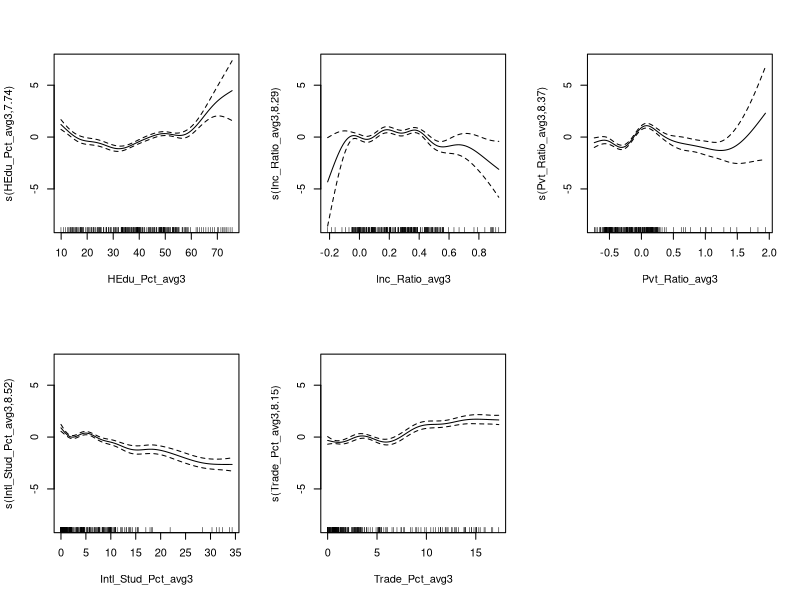
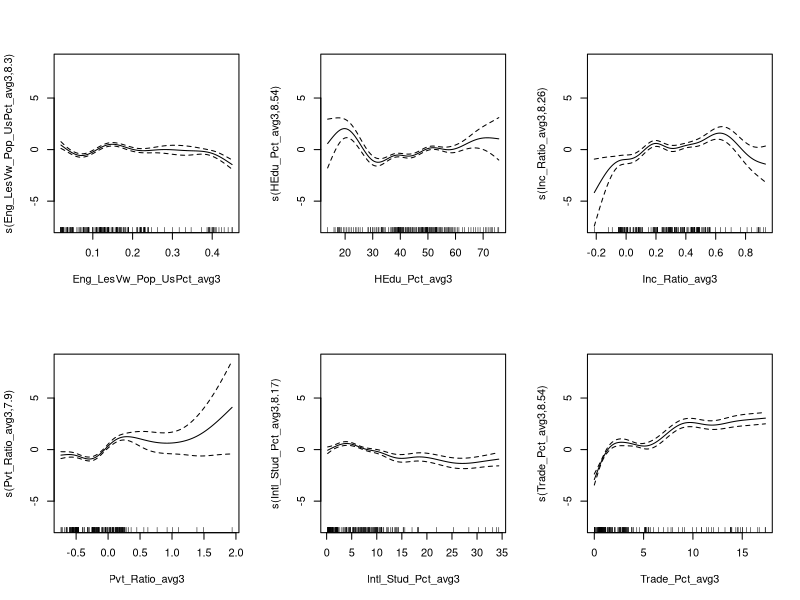
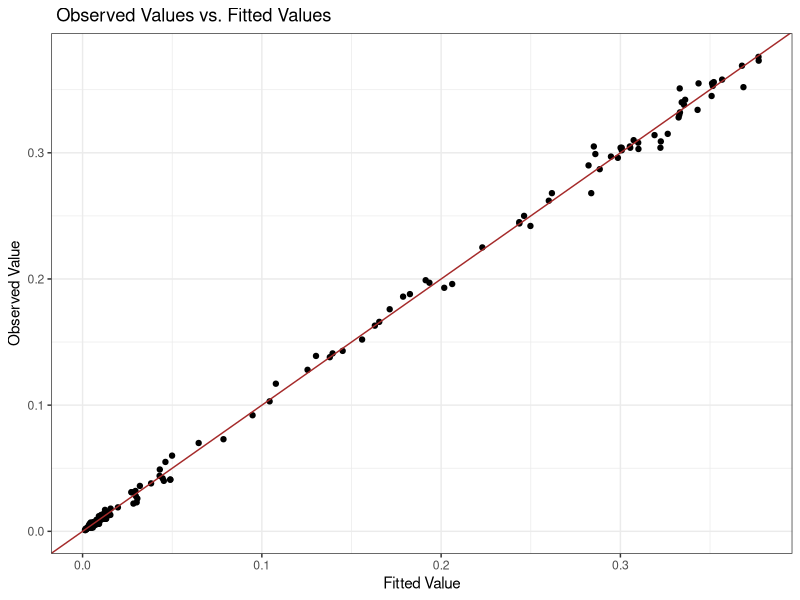
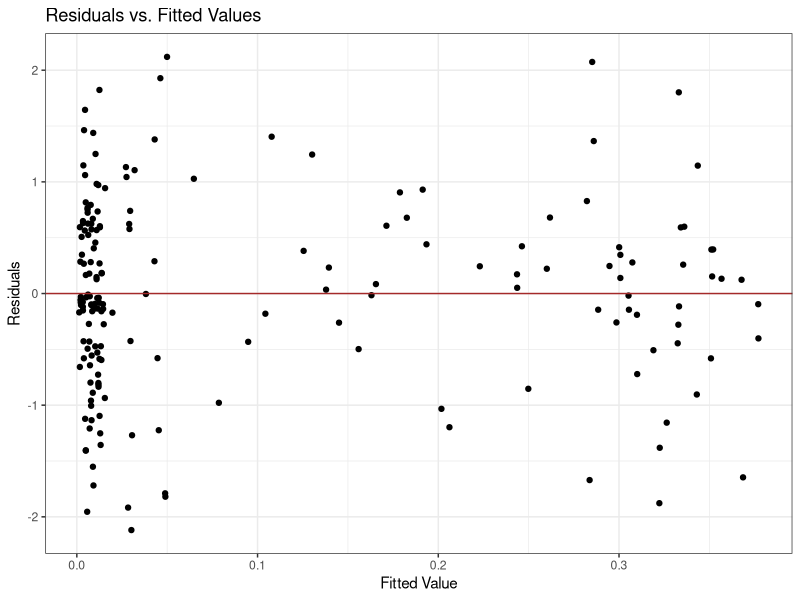
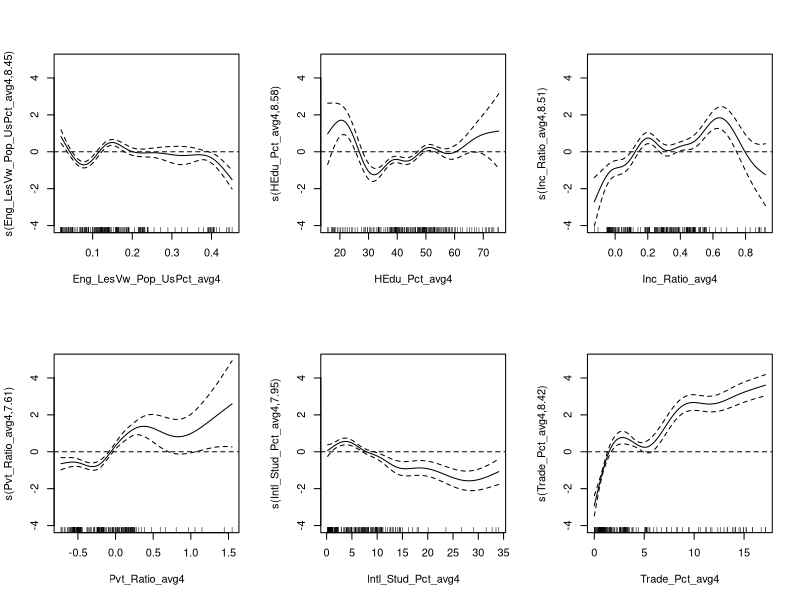
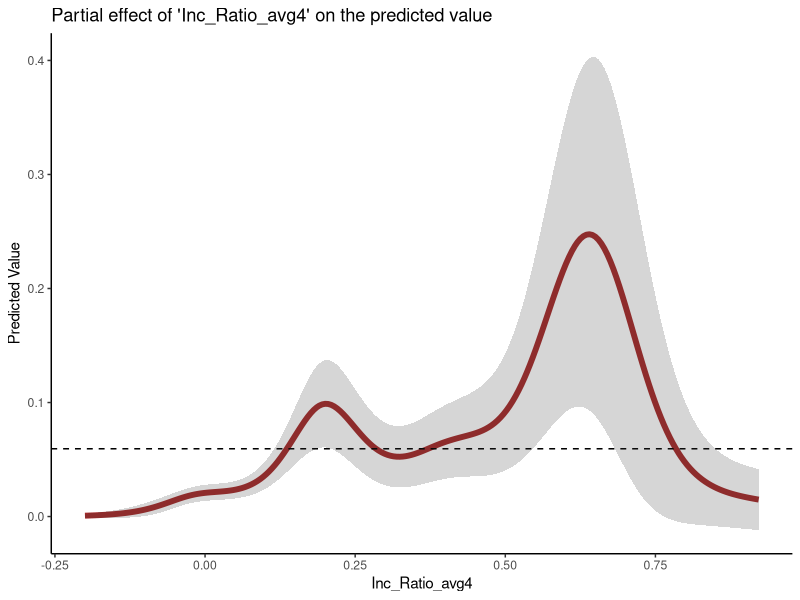
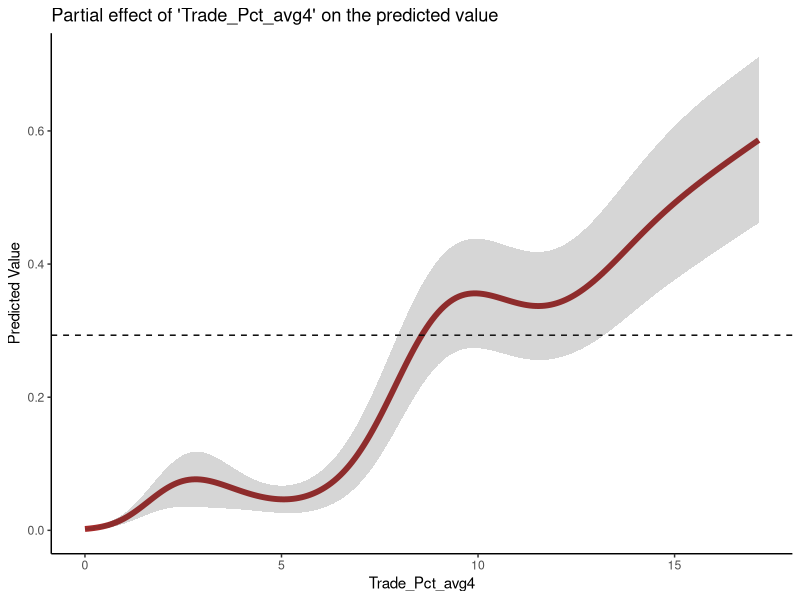

Write the R code that produced these figures, in order.
## ---- chunk 1
# Load packages
library(mgcv)
library(tidyverse)
library(caret)
## ---- chunk 2
# Load the data (data was processed in "1_Data_Processing.Rmd" and "2_Data_Understanding.Rmd")
all_features <- read_csv("Data/all_features.csv")
summary(all_features)
## ---- chunk 3
all_features <- all_features %>% 
        filter(Lan_UsPct != 0) %>% 
        select(-Lang_Enrol_Pct_avg3, -Lang_Enrol_Pct_avg4, -Lang_Enrol_Pct_avg5)
        
## ---- chunk 4
# Split the data into 80% training and 20% testing set
set.seed(123)
index <- sample(nrow(all_features), floor(nrow(all_features)*0.8))

training58 <- all_features[index, -grep("Eng_LesVw_Pop_UsPct", colnames(all_features))]
testing58 <- all_features[-index, -grep("Eng_LesVw_Pop_UsPct", colnames(all_features))]

## ---- chunk 5
training58_3 <- training58[, c(3, grep("3", colnames(training58)))]
training58_3 <- training58_3[complete.cases(training58_3), ]

training58_4 <- training58[, c(3, grep("4", colnames(training58)))]
training58_4 <- training58_4[complete.cases(training58_4), ]

training58_5 <- training58[, c(3, grep("5", colnames(training58)))]
training58_5 <- training58_5[complete.cases(training58_5), ]
## ---- chunk 6
mod58_3 <- gam(Lan_UsPct ~ Lan_UsPct_avg3 + s(HEdu_Pct_avg3) + s(Inc_Ratio_avg3) + 
               s(Pvt_Ratio_avg3) + s(Intl_Stud_Pct_avg3) + s(Trade_Pct_avg3), 
               family = betar(link = "logit"), data = training58_3)

summary(mod58_3)
## ---- chunk 7
par(mfrow = c(2, 3))
plot.gam(mod58_3)
## ---- chunk 8
mod58_4 <- gam(Lan_UsPct ~ Lan_UsPct_avg4 + s(HEdu_Pct_avg4) + s(Inc_Ratio_avg4) + 
               s(Pvt_Ratio_avg4) + s(Intl_Stud_Pct_avg4) + s(Trade_Pct_avg4), 
               family = betar(link = "logit"), data = training58_4)

summary(mod58_4)
## ---- chunk 9
mod58_5 <- gam(Lan_UsPct ~ Lan_UsPct_avg5 + s(HEdu_Pct_avg5) + s(Inc_Ratio_avg5) + 
               s(Pvt_Ratio_avg5) + s(Intl_Stud_Pct_avg5) + s(Trade_Pct_avg5), 
               family = betar(link = "logit"), data = training58_5)

summary(mod58_5)
## ---- chunk 10
set.seed(223)
folds <- createFolds(y = training58_3$Lan_UsPct, k = 10)

err <- rep(0, 10)
for (i in c(1:10)){
        training = training58_3[-folds[[i]], ]
        testing = training58_3[folds[[i]], ]
        mod = gam(Lan_UsPct ~ Lan_UsPct_avg3 + s(HEdu_Pct_avg3) + s(Inc_Ratio_avg3) + 
               s(Pvt_Ratio_avg3) + Intl_Stud_Pct_avg3 + s(Trade_Pct_avg3), 
               family = betar(link = "logit"), data = training)
        err[i] = mean(abs(predict(mod, newdata = testing, type = "response") - testing$Lan_UsPct))
        
}

MAE58_3 <- mean(err)
MAE58_3
## ---- chunk 11
set.seed(323)
folds <- createFolds(y = training58_4$Lan_UsPct, k = 10)

err <- rep(0, 10)
for (i in c(1:10)){
        training = training58_4[-folds[[i]], ]
        testing = training58_4[folds[[i]], ]
        mod = gam(Lan_UsPct ~ Lan_UsPct_avg4 + s(HEdu_Pct_avg4) + s(Inc_Ratio_avg4) + 
               s(Pvt_Ratio_avg4) + s(Intl_Stud_Pct_avg4) + s(Trade_Pct_avg4), 
               family = betar(link = "logit"), data = training)
        err[i] = mean(abs(predict(mod, newdata = testing, type = "response") - testing$Lan_UsPct))
        
}

MAE58_4 <- mean(err)
MAE58_4
## ---- chunk 12
set.seed(423)
folds <- createFolds(y = training58_5$Lan_UsPct, k = 10)

err <- rep(0, 10)
for (i in c(1:10)){
        training = training58_5[-folds[[i]], ]
        testing = training58_5[folds[[i]], ]
        mod = gam(Lan_UsPct ~ Lan_UsPct_avg5 + s(HEdu_Pct_avg5) + s(Inc_Ratio_avg5) + 
               s(Pvt_Ratio_avg5) + s(Intl_Stud_Pct_avg5) + s(Trade_Pct_avg5), 
               family = betar(link = "logit"), data = training)
        err[i] = mean(abs(predict(mod, newdata = testing, type = "response") - testing$Lan_UsPct))
        
}

MAE58_5 <- mean(err)
MAE58_5
## ---- chunk 13
tibble(Model = c("mod58_3", "mod58_4", "mod58_5"),
       Deviance_Explained = round(c(summary(mod58_3)$dev.expl, summary(mod58_4)$dev.expl, summary(mod58_5)$dev.expl), 4),
       CV_MAE = round(c(MAE58_3, MAE58_4, MAE58_5), 4),
       AIC = c(AIC(mod58_3), AIC(mod58_4), AIC(mod58_5))
)
## ---- chunk 14
set.seed(111)
all_80 <- all_features[all_features$Year >= 1980, ]
index80 <- sample(nrow(all_80), floor(nrow(all_80)*0.8))
        
training80 <- all_80[index80, ]
testing80 <- all_80[-index80, ]
## ---- chunk 15
training80_3 <- training80[, c(1:3, grep("3", colnames(training80)))]
training80_3 <- training80_3[complete.cases(training80_3), ]

training80_4 <- training80[, c(1:3, grep("4", colnames(training80)))]
training80_4 <- training80_4[complete.cases(training80_4), ]

training80_5 <- training80[, c(1:3, grep("5", colnames(training80)))]
training80_5 <- training80_5[complete.cases(training80_5), ]
## ---- chunk 16
mod80_3 <- gam(Lan_UsPct ~ Lan_UsPct_avg3 + s(Eng_LesVw_Pop_UsPct_avg3) + s(HEdu_Pct_avg3) + s(Inc_Ratio_avg3) + 
               s(Pvt_Ratio_avg3) + s(Intl_Stud_Pct_avg3) + s(Trade_Pct_avg3), 
               family = betar(link = "logit"), data = training80_3)

summary(mod80_3)
## ---- chunk 17
par(mfrow = c(2,3))
plot.gam(mod80_3)
## ---- chunk 18
mod80_4 <- gam(Lan_UsPct ~ Lan_UsPct_avg4 + s(Eng_LesVw_Pop_UsPct_avg4) + s(HEdu_Pct_avg4) + s(Inc_Ratio_avg4) + 
               s(Pvt_Ratio_avg4) + s(Intl_Stud_Pct_avg4) + s(Trade_Pct_avg4), 
               family = betar(link = "logit"), data = training80_4)

summary(mod80_4)
## ---- chunk 19
mod80_5 <- gam(Lan_UsPct ~ Lan_UsPct_avg5 + s(Eng_LesVw_Pop_UsPct_avg5) + s(HEdu_Pct_avg5) + s(Inc_Ratio_avg5) + 
               s(Pvt_Ratio_avg5) + s(Intl_Stud_Pct_avg5) + s(Trade_Pct_avg5), 
               family = betar(link = "logit"), data = training80_5)

summary(mod80_5)
## ---- chunk 20
set.seed(523)
folds <- createFolds(y = training80_3$Lan_UsPct, k = 10)

err <- rep(0, 10)
for (i in c(1:10)){
        training = training80_3[-folds[[i]], ]
        testing = training80_3[folds[[i]], ]
        mod = gam(Lan_UsPct ~ Lan_UsPct_avg3 + s(Eng_LesVw_Pop_UsPct_avg3) + s(HEdu_Pct_avg3) + s(Inc_Ratio_avg3) + 
               s(Pvt_Ratio_avg3) + s(Intl_Stud_Pct_avg3) + s(Trade_Pct_avg3), 
               family = betar(link = "logit"), data = training)
        err[i] = mean(abs(predict(mod, newdata = testing, type = "response") - testing$Lan_UsPct))
        
}

MAE80_3 <- mean(err)
MAE80_3
## ---- chunk 21
set.seed(623)
folds <- createFolds(y = training80_4$Lan_UsPct, k = 10)

err <- rep(0, 10)
for (i in c(1:10)){
        training = training80_4[-folds[[i]], ]
        testing = training80_4[folds[[i]], ]
        mod = gam(Lan_UsPct ~ Lan_UsPct_avg4 + s(Eng_LesVw_Pop_UsPct_avg4) + s(HEdu_Pct_avg4) + s(Inc_Ratio_avg4) + 
               s(Pvt_Ratio_avg4) + s(Intl_Stud_Pct_avg4) + s(Trade_Pct_avg4), 
               family = betar(link = "logit"), data = training)
        err[i] = mean(abs(predict(mod, newdata = testing, type = "response") - testing$Lan_UsPct))
        
}

MAE80_4 <- mean(err)
MAE80_4
## ---- chunk 22
set.seed(723)
folds <- createFolds(y = training80_5$Lan_UsPct, k = 10)

err <- rep(0, 10)
for (i in c(1:10)){
        training = training80_5[-folds[[i]], ]
        testing = training80_5[folds[[i]], ]
        mod = gam(Lan_UsPct ~ Lan_UsPct_avg5 + s(Eng_LesVw_Pop_UsPct_avg5) + s(HEdu_Pct_avg5) + s(Inc_Ratio_avg5) + 
               s(Pvt_Ratio_avg5) + s(Intl_Stud_Pct_avg5) + s(Trade_Pct_avg5), 
               family = betar(link = "logit"), data = training)
        err[i] = mean(abs(predict(mod, newdata = testing, type = "response") - testing$Lan_UsPct))
        
}

MAE80_5 <- mean(err)
MAE80_5
## ---- chunk 23
tibble(Model = c("mod80_3", "mod80_4", "mod80_5"),
       Deviance_Explained = round(c(summary(mod80_3)$dev.expl, summary(mod80_4)$dev.expl, summary(mod80_5)$dev.expl), 5),
       CV_MAE = round(c(MAE80_3, MAE80_4, MAE80_5), 5),
       AIC = c(AIC(mod80_3), AIC(mod80_4), AIC(mod80_5))
)
## ---- chunk 24
testing80 <- testing80[complete.cases(testing80), ]

## ---- chunk 25
MAPE80_4 <- mean(abs(predict(mod80_4, newdata = testing80, type = "response") - testing80$Lan_UsPct))
MAPE80_5 <- mean(abs(predict(mod80_5, newdata = testing80, type = "response") - testing80$Lan_UsPct))

cat("The MAPE of mod80_4 is", MAPE80_4, "\n")
cat("The MAPE of mod80_5 is", MAPE80_5)

## ---- chunk 26

MAPE58_5 <- mean(abs(predict(mod58_5, newdata = testing80, type = "response") - testing80$Lan_UsPct))
cat("The MAPE of model mod58_5 is", "", MAPE58_5)
## ---- chunk 27
ggplot(data = training80_4, aes(x = fitted(mod80_4), y = Lan_UsPct))+
        geom_point()+
        geom_abline(intercept = 0, slope = 1, col = "brown")+
        labs(title = " Observed Values vs. Fitted Values", x = "Fitted Value", y = "Observed Value")+
        theme_bw()
## ---- chunk 28
res_fit <- data.frame(fit = fitted(mod80_4), res = resid(mod80_4))

ggplot(res_fit , aes(fit, res)) +
        geom_point()+
        geom_hline(yintercept = 0, col = "brown")+
        theme_bw()+
        labs(title = "Residuals vs. Fitted Values", x = "Fitted Value", y = "Residuals")
        
## ---- chunk 29
quantile(resid(mod80_4))
## ---- chunk 30
summary(mod80_4)
## ---- chunk 31
p_b0 <- round(exp(coef(mod80_4)[[1]]) / (1 + exp(coef(mod80_4)[[1]])), 3)
p_b0
## ---- chunk 32
p_b1 <- round(exp(coef(mod80_4)[[1]] + coef(mod80_4)[[2]]) / (1 + exp(coef(mod80_4)[[1]] + coef(mod80_4)[[2]])), 3)
p_b1
p_b1 - p_b0
## ---- chunk 33
plot(mod80_4, select = 1, shade = T)
abline(h = 0, lty = "dashed")
## ---- chunk 34
plot(mod80_4, select = 2, shade = T)
abline(h = 0, lty = "dashed")
## ---- chunk 35
plot(mod80_4, select = 3, shade = T)
abline(h = 0, lty = "dashed")
## ---- chunk 36
plot(mod80_4, select = 4, shade = T)
abline(h = 0, lty = "dashed")
## ---- chunk 37
plot(mod80_4, select = 5, shade = T)
abline(h = 0, lty = "dashed")
## ---- chunk 38
plot(mod80_4, select = 6, shade = T)
abline(h = 0, lty = "dashed")
## ---- chunk 39
all80_4 <- all_80[, c(1:3, grep("4", colnames(all_80)))]
all80_4 <- all80_4[complete.cases(all80_4),]
nrow(all80_4)
## ---- chunk 40
# Create a new data frame with Inc_Ratio_avg4 ranging from the minimum to maximum value of the original data in table 'training80_4'. And keep all other predictors at their average value from the original data

inc_new <- data.frame(
                      Inc_Ratio_avg4 = round(seq(min(all80_4$Inc_Ratio_avg4), max(all80_4$Inc_Ratio_avg4), length.out = 228), 3),
                      Lan_UsPct_avg4 = rep(mean(all80_4$Lan_UsPct_avg4), 228),
                      Eng_LesVw_Pop_UsPct_avg4 = rep(mean(all80_4$Eng_LesVw_Pop_UsPct_avg4), 228),
                      HEdu_Pct_avg4 = rep(mean(all80_4$HEdu_Pct_avg4), 228),
                      Pvt_Ratio_avg4 = rep(mean(all80_4$Pvt_Ratio_avg4), 228),
                      Intl_Stud_Pct_avg4 = rep(mean(all80_4$Intl_Stud_Pct_avg4), 228),
                      Trade_Pct_avg4 = rep(mean(all80_4$Trade_Pct_avg4), 228)
                      )

## ---- chunk 41
# Make prediction on the new data
pred_inc <- predict(mod80_4, newdata = inc_new, type = "response", se.fit = T)

# Extract predicted values and the standard errors
inc_new$se <- pred_inc$se.fit
inc_new$pred_value <- pred_inc$fit

# Calculate the confidence intervals
inc_new$CI_lower <- inc_new$pred_value - 1.96 * inc_new$se
inc_new$CI_upper <- inc_new$pred_value + 1.96 * inc_new$se
## ---- chunk 42
# Check the partial effect of predictor 'Inc_Ratio_avg4' on the predicted value
ggplot(data = inc_new, aes(x = Inc_Ratio_avg4, y = pred_value))+
        geom_line(col = "brown", lwd = 2)+
        geom_hline(yintercept = median(inc_new$pred_value), lty = "dashed")+
        geom_ribbon(aes(ymin = CI_lower, ymax = CI_upper), alpha = 0.2)+
        labs(title = "Partial effect of 'Inc_Ratio_avg4' on the predicted value",
             x = "Inc_Ratio_avg4", y = "Predicted Value")+
        theme_classic()
## ---- chunk 43
max(inc_new$pred_value)
inc_new$Inc_Ratio_avg4[which.max(inc_new$pred_value)]
## ---- chunk 44
# Create a data frame with Trade_Pct_avg4 ranging from the minimum to maximum value of the original data in table 'all80_4'. And keep all other predictors at their average value from the original data

trd_new <- inc_new[, -c(1, 8:11)]
trd_new <- trd_new %>% 
        mutate(Inc_Ratio_avg4 = rep(mean(all80_4$Inc_Ratio_avg4), 228),
               Trade_Pct_avg4 = round(seq(min(all80_4$Trade_Pct_avg4), max(all80_4$Trade_Pct_avg4), length.out = 228), 3))

## ---- chunk 45
# Make prediction on the new data
pred_trd <- predict(mod80_4, newdata = trd_new, type = "response", se.fit = T)

# Extract predicted values and the standard errors
trd_new$se <- pred_trd$se.fit
trd_new$pred_value <- pred_trd$fit

# Calculate the confidence intervals
trd_new$CI_lower <- trd_new$pred_value - 1.96 * trd_new$se
trd_new$CI_upper <- trd_new$pred_value + 1.96 * trd_new$se
## ---- chunk 46
# Check the partial effect of predictor 'Trade_Pct_avg4' on the predicted value
ggplot(data = trd_new, aes(x = Trade_Pct_avg4, y = pred_value))+
        geom_line(col = "brown", lwd = 2)+
        geom_hline(yintercept = median(trd_new$pred_value), lty = "dashed")+
        geom_ribbon(aes(ymin = CI_lower, ymax = CI_upper), alpha = 0.2)+
        labs(title = "Partial effect of 'Trade_Pct_avg4' on the predicted value",
             x = "Trade_Pct_avg4", y = "Predicted Value")+
        theme_classic()
## ---- chunk 47
MAPE80_4 / mean(testing80$Lan_UsPct)
## ---- chunk 48
tibble(Model = "mod80_4",
       Deviance_Explained = "99.9%",
       CV_MAE = round(MAE80_4,5),
       AIC =AIC(mod80_4),
       MAPE = round(MAPE80_4, 5),
       MAPER = "4.68%")
